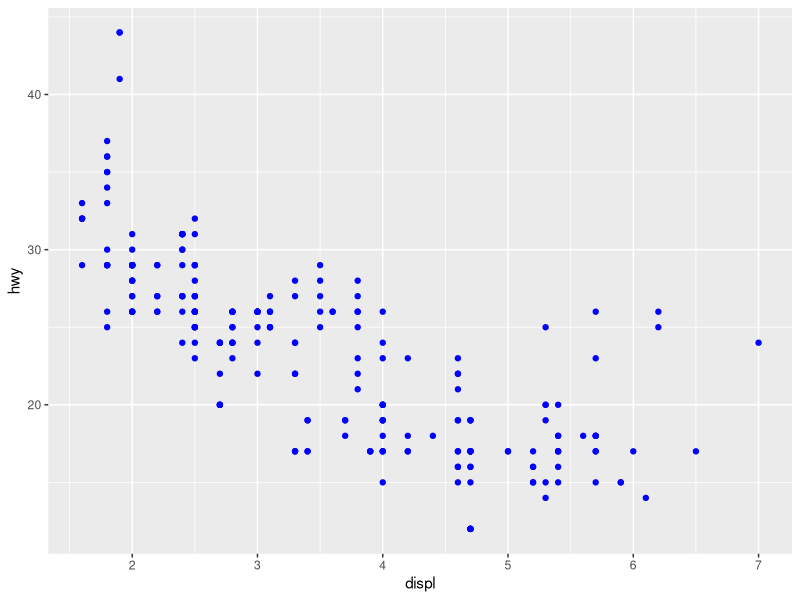
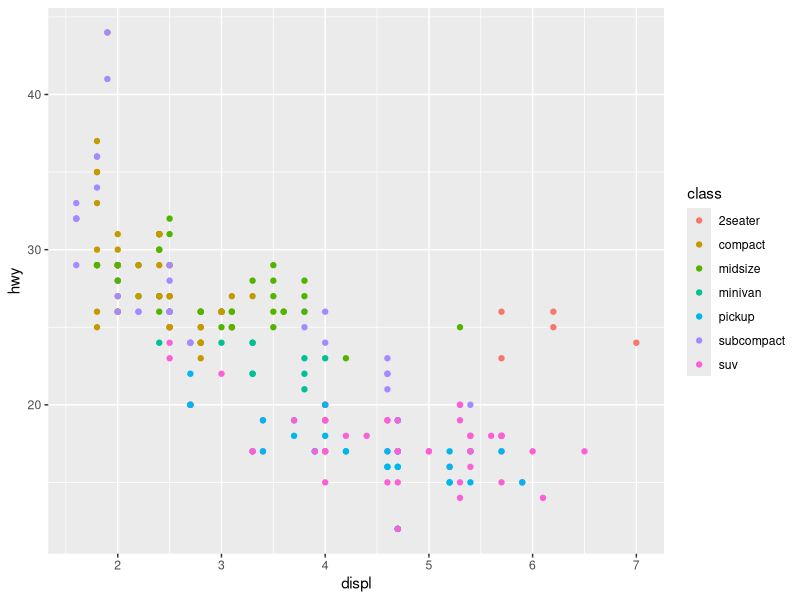
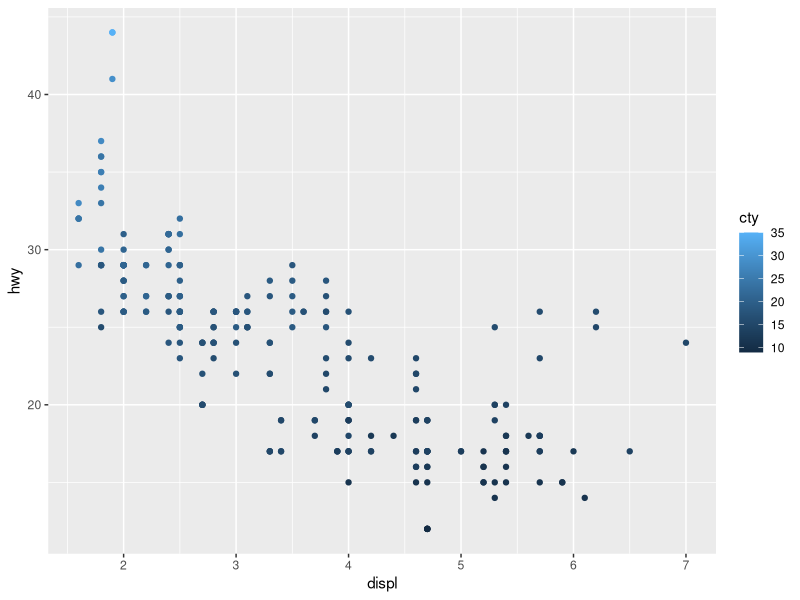
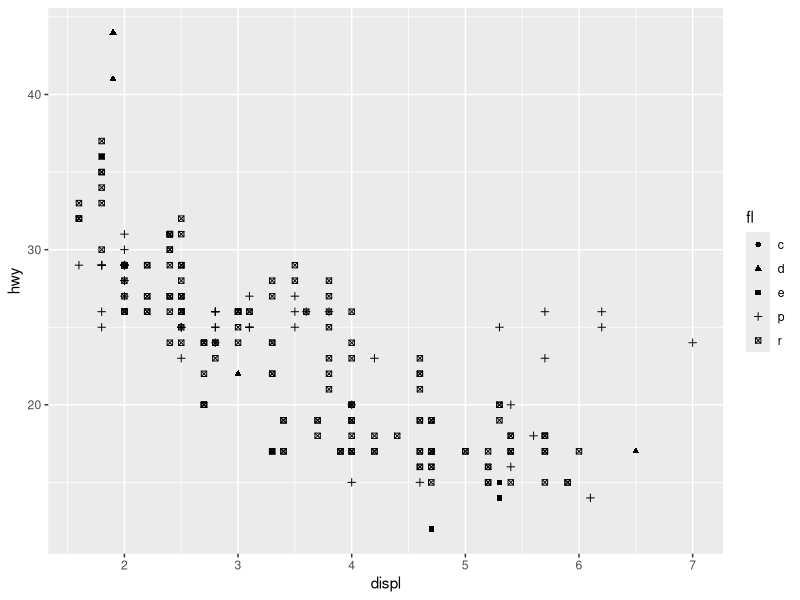
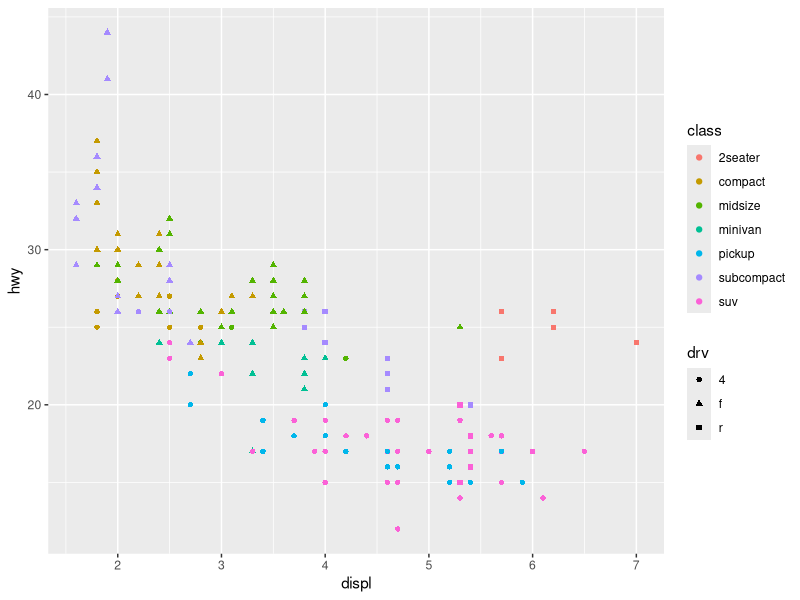
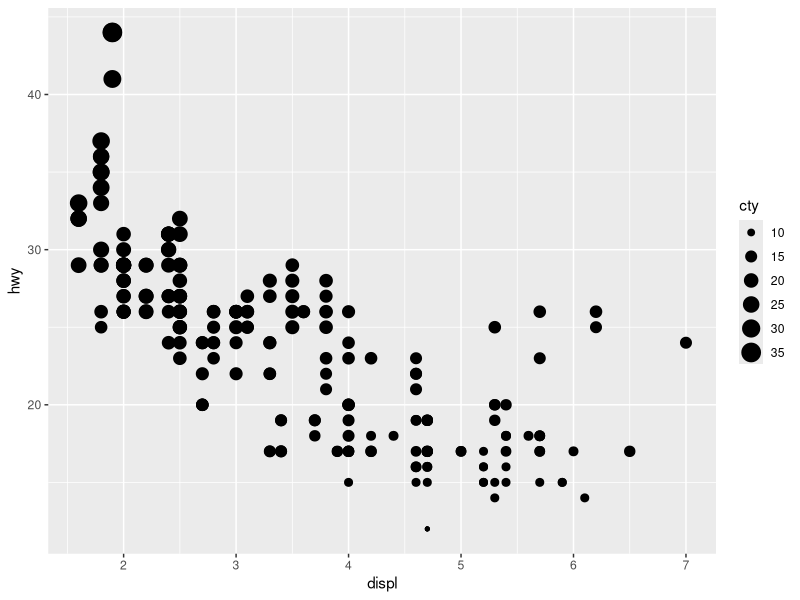
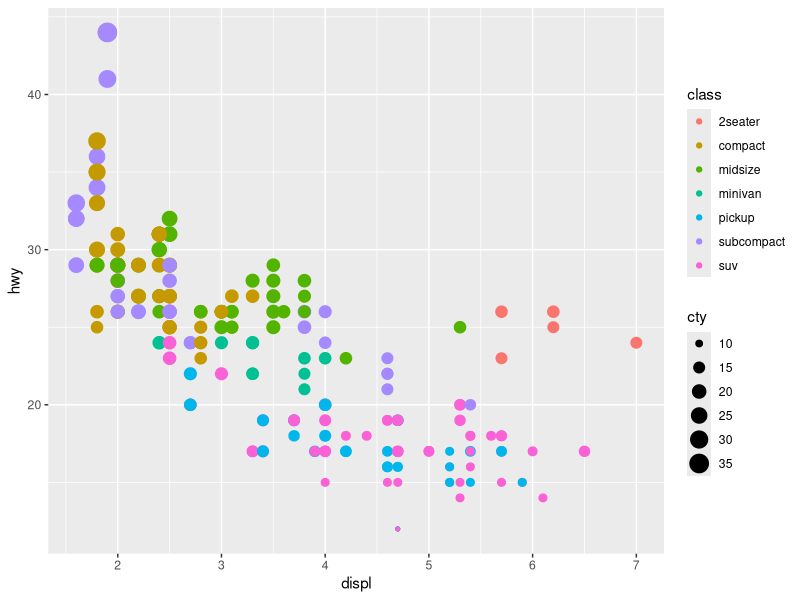
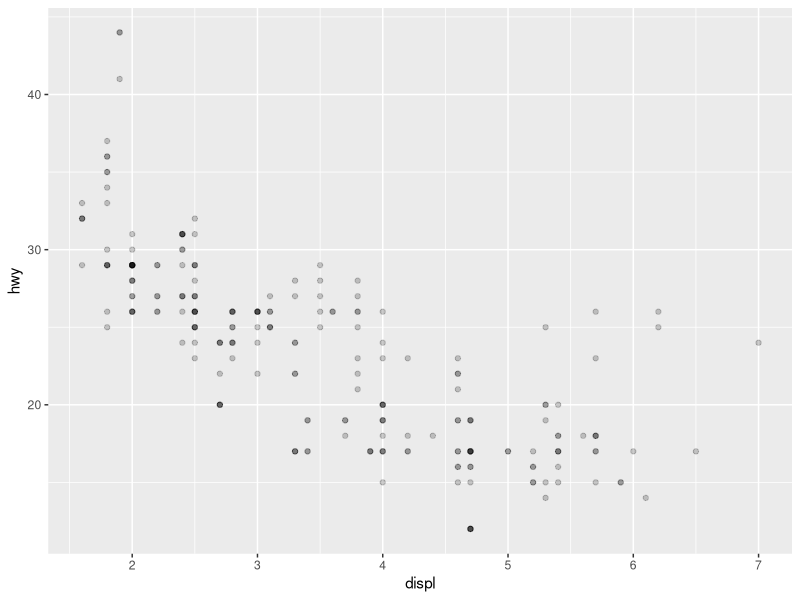

These charts were generated, in order, by the following R code:
### Colors and shape

library(tidyverse)

# static color: blue
ggplot(
  data = mpg,
  mapping = aes(x = displ, y = hwy)
) +
  geom_point(
    color = "blue"
  )

# dynamic color: variable mapping discrete
ggplot(
  data = mpg,
  mapping = aes(x = displ, y = hwy)
) +
  geom_point(aes(color = class))

# dynamic color: variable mapping cont.
ggplot(
  data = mpg,
  mapping = aes(x = displ, y = hwy)
) +
  geom_point(aes(color = cty))

# shape
ggplot(
  data = mpg,
  mapping = aes(
    x = displ,
    y = hwy
  )
) +
  geom_point(aes(shape = fl))

# dynamic: combining color and shape
ggplot(
  data = mpg,
  mapping = aes(
    x = displ,
    y = hwy,
  )
) +
  geom_point(aes(color = class, shape = drv))

# dynamic: size
ggplot(
  data = mpg,
  mapping = aes(
    x = displ,
    y = hwy
  )
) +
  geom_point(aes(size = cty))

# sometimes less is more...
ggplot(
  data = mpg,
  mapping = aes(
    x = displ,
    y = hwy
  )
) +
  geom_point(aes(
    color = class,
    size = cty
  ))

# transparency: alpha
ggplot(
  data = mpg,
  mapping = aes(
    x = displ,
    y = hwy
  )
) +
  geom_point(alpha = 0.2)

ggplot(
  data = mpg,
  mapping = aes(
    x = displ,
    y = hwy,
    color = ..count..
  )
) +
  geom_point(stat = "bin2d")

# what can go wrong
try(print(
  ggplot(
    data = mpg,
    mapping = aes(
      x = displ,
      y = hwy,
      color = blue
    )
  ) +
    geom_point()
))

# quoted and unquoted
mpg
"mpg"

# what happens with strings in aes()
ggplot(
  data = mpg,
  mapping = aes(
    x = displ,
    y = hwy
  )
) +
  geom_point(aes(color = "blue"))

# map static colors outside of aes()
ggplot(
  data = mpg,
  mapping = aes(
    x = displ,
    y = hwy
  )
) +
  geom_point(
    color = "blue"
  )

# Exercises
browseURL("https://krlmlr.github.io/vistransrep/2019-11-zhr/scatter3.html")
